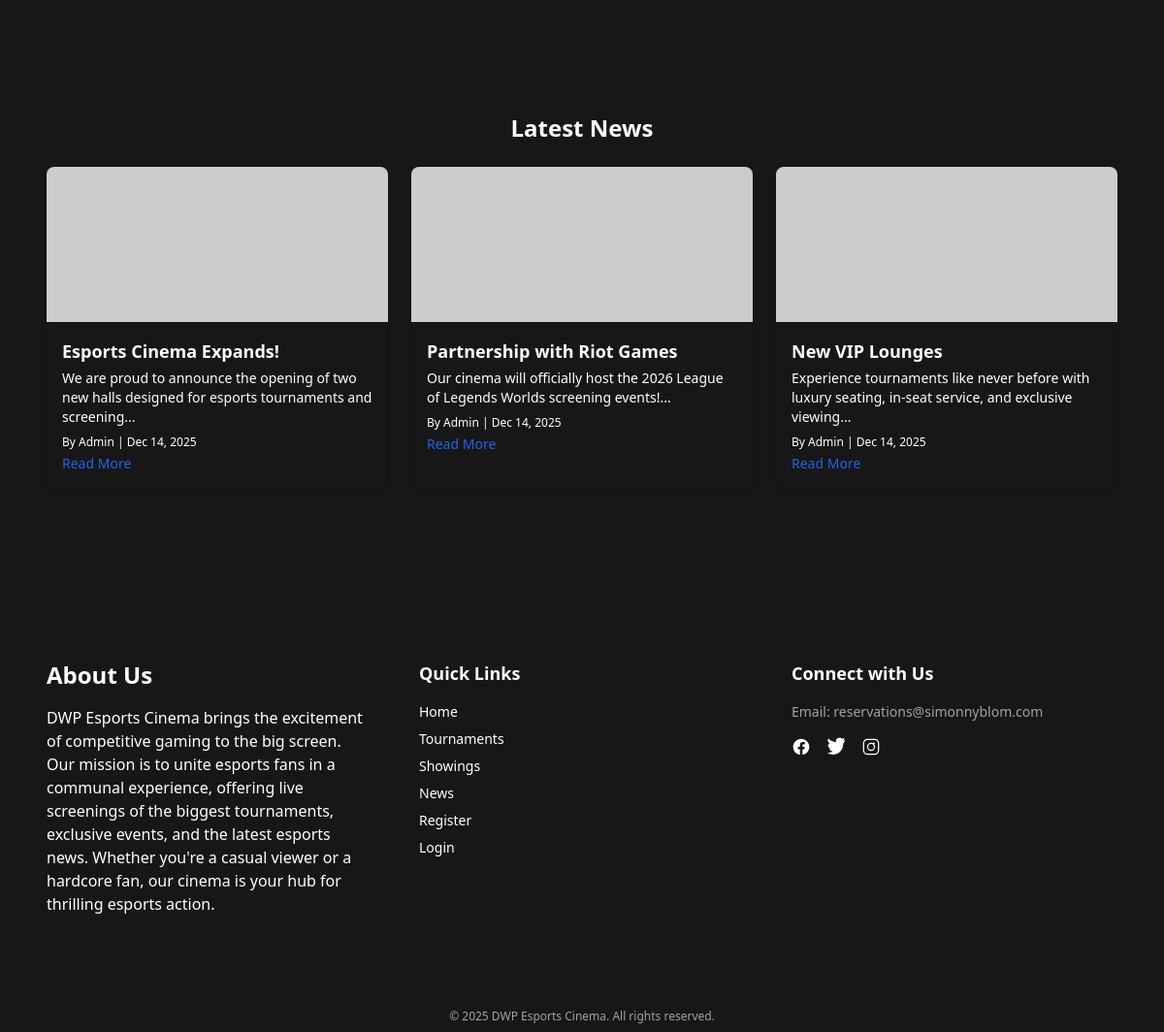
Before: / (lower part) with the older database file.
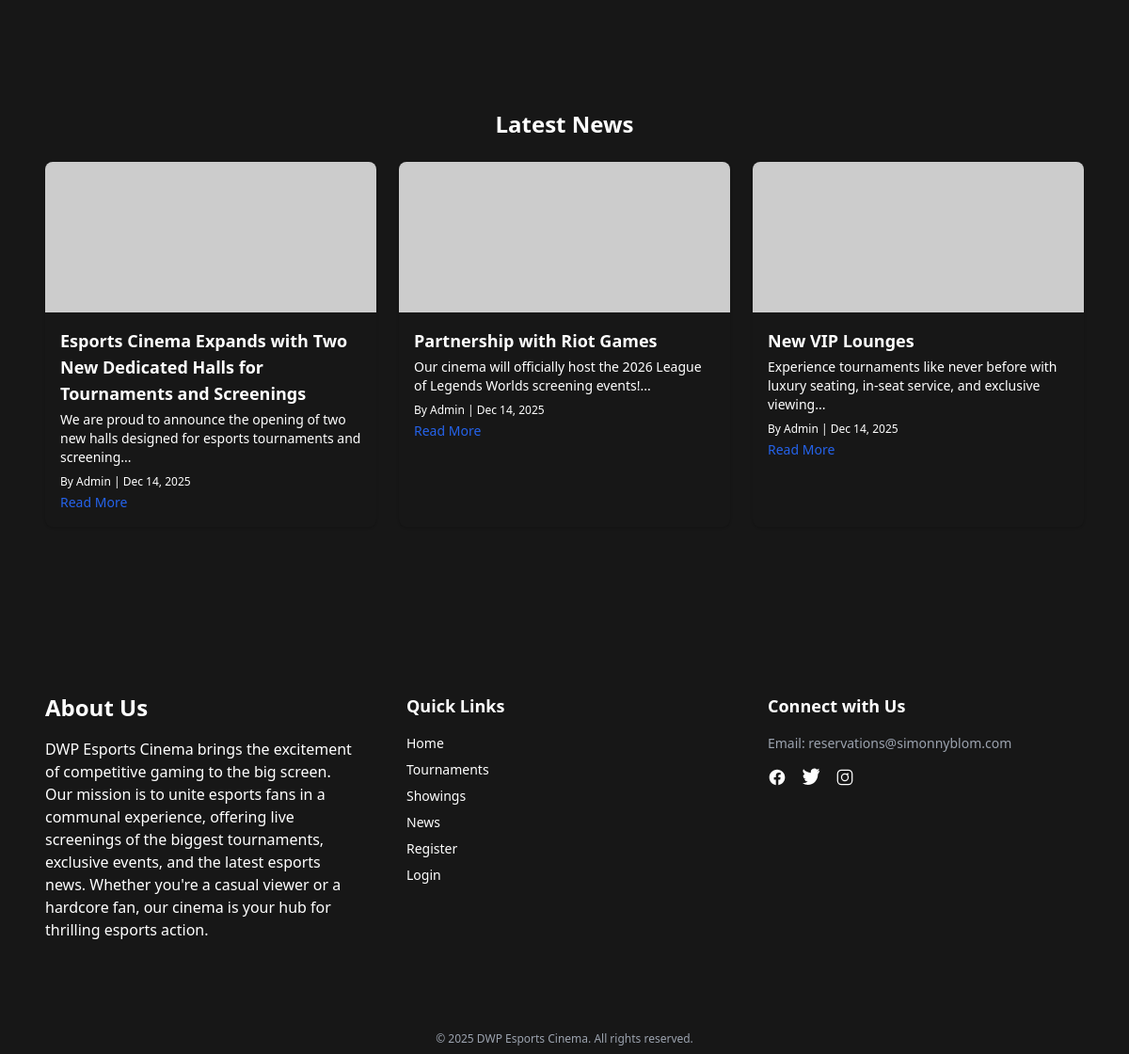
After: the same page with the newer database file.
### tables this page shows
CREATE TABLE News (
    newsID INT PRIMARY KEY AUTO_INCREMENT,
    newsTitle VARCHAR(255) NOT NULL,
    newsContent TEXT NOT NULL,
    newsAuthor VARCHAR(100) NOT NULL,
    newsImage VARCHAR(255),
    newsCreatedAt DATETIME DEFAULT CURRENT_TIMESTAMP
);

### index.php (the view, shortened to what this page needs)
<?php
$pdo = Database::getInstance();
$stmt2 = $pdo->query("
    SELECT newsID, newsTitle, newsContent, newsAuthor, newsImage, newsCreatedAt
    FROM News
    ORDER BY newsCreatedAt DESC
    LIMIT 3
");
$news = $stmt2->fetchAll(PDO::FETCH_ASSOC);
?>
<!DOCTYPE html>
<html lang="en">
<head>
    <script src="https://cdn.tailwindcss.com"></script>
</head>
<body class="bg-neutral-900 text-white">
    <section id="tournaments" class="max-w-6xl mx-auto px-6 py-16">
    </section>
    <section id="news" class="bg-neutral-900 py-16">
        <div class="max-w-6xl mx-auto px-6">
            <h3 class="text-2xl font-semibold text-white text-center mb-6">Latest News</h3>
            <div class="grid md:grid-cols-3 gap-6">
                <?php foreach ($news as $n): ?>
                    <div class="bg-neutral-900 rounded-lg shadow hover:shadow-lg transition overflow-hidden">
                        <?php if ($n['newsImage']): ?>
                            <img src="<?= htmlspecialchars($n['newsImage']) ?>" alt="<?= htmlspecialchars($n['newsTitle']) ?>" class="w-full h-40 object-cover">
                        <?php endif; ?>
                        <div class="p-4">
                            <h4 class="font-semibold text-white text-lg"><?= htmlspecialchars($n['newsTitle']) ?></h4>
                            <p class="text-white text-sm mt-1"><?= htmlspecialchars(substr($n['newsContent'], 0, 100)) ?>...</p>
                            <p class="text-white text-xs mt-2">By <?= htmlspecialchars($n['newsAuthor']) ?> | <?= date('M d, Y', strtotime($n['newsCreatedAt'])) ?></p>
                            <a href="news.php" class="text-blue-600 hover:text-blue-800 text-sm font-medium mt-1 inline-block">Read More</a>
                        </div>
                    </div>
                <?php endforeach; ?>
            </div>
        </div>
    </section>
    <?php include __DIR__ . '/includes/footer.php'; ?>
</body>
</html>

### includes/footer.php (shortened to what this page needs)
<footer class="bg-neutral-900 text-white mt-16">
    <div class="max-w-6xl mx-auto px-6 py-12 flex flex-col md:flex-row md:justify-evenly md:items-start gap-12">
        <div class="md:w-1/3">
            <h4 class="text-white font-semibold text-2xl mb-4">About Us</h4>
            <p class="text-white text-sm md:text-base">
                DWP Esports Cinema brings the excitement of competitive gaming to the big screen.
                Our mission is to unite esports fans in a communal experience, offering live screenings
                of the biggest tournaments, exclusive events, and the latest esports news. Whether you're
                a casual viewer or a hardcore fan, our cinema is your hub for thrilling esports action.
            </p>
        </div>
        <div class="md:w-1/3">
            <h4 class="text-white font-semibold text-lg mb-4">Quick Links</h4>
            <ul class="space-y-2 text-sm">
                <li><a href="index.php" class="hover:text-white transition">Home</a></li>
                <li><a href="tournaments.php" class="hover:text-white transition">Tournaments</a></li>
                <li><a href="showings.php" class="hover:text-white transition">Showings</a></li>
                <li><a href="news.php" class="hover:text-white transition">News</a></li>
                <li><a href="register.php" class="hover:text-white transition">Register</a></li>
                <li><a href="login.php" class="hover:text-white transition">Login</a></li>
            </ul>
        </div>
        <div class="md:w-1/3">
            <h4 class="text-white font-semibold text-lg mb-4">Connect with Us</h4>
            <p class="text-gray-400 text-sm mb-4">
                Email: <a href="mailto:info@dwpesports.com" class="hover:text-white">reservations@simonnyblom.com</a>
            </p>
            <div class="flex space-x-4">
                <a href="#" class="hover:text-white transition" aria-label="Facebook">
                </a>
                <a href="#" class="hover:text-white transition" aria-label="Twitter">
                </a>
                <a href="#" class="hover:text-white transition" aria-label="Instagram">
                </a>
            </div>
        </div>
    </div>
    <div class="mt-8 pt-4 pb-2 text-center text-gray-400 text-xs">
        &copy; <?= date('Y') ?> DWP Esports Cinema. All rights reserved.
    </div>
</footer>

Changed rows visible on the page:
changed news: newsTitle "Esports Cinema Expands!" → "Esports Cinema Expands with Two New Dedicated Halls for Tournaments and Screenings"
